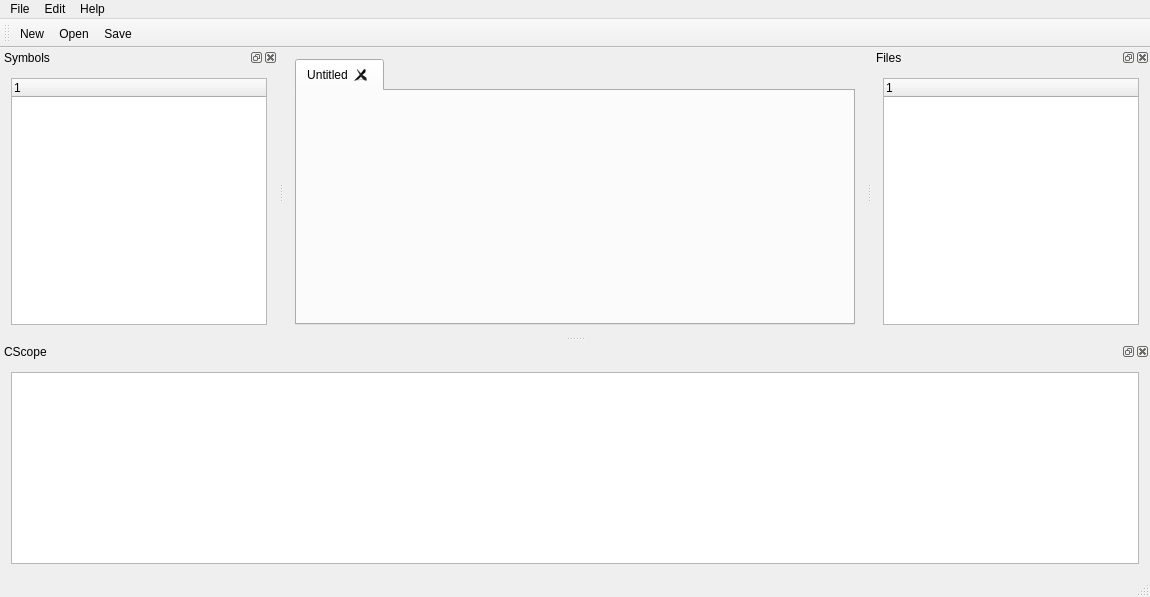
<?xml version="1.0" encoding="UTF-8"?>
<ui version="4.0">
 <class>MainWindow</class>
 <widget class="QMainWindow" name="MainWindow">
  <property name="geometry">
   <rect>
    <x>0</x>
    <y>0</y>
    <width>1150</width>
    <height>597</height>
   </rect>
  </property>
  <property name="windowTitle">
   <string>KScope-NG</string>
  </property>
  <widget class="QWidget" name="centralWidget">
   <layout class="QGridLayout" name="gridLayout_2">
    <item row="0" column="0">
     <widget class="QTabWidget" name="tabWidget">
      <property name="tabShape">
       <enum>QTabWidget::Rounded</enum>
      </property>
      <property name="currentIndex">
       <number>0</number>
      </property>
      <property name="documentMode">
       <bool>false</bool>
      </property>
      <property name="tabsClosable">
       <bool>true</bool>
      </property>
      <property name="movable">
       <bool>true</bool>
      </property>
      <widget class="QWidget" name="tab">
       <attribute name="title">
        <string>Untitled</string>
       </attribute>
       <layout class="QHBoxLayout" name="horizontalLayout_3"/>
      </widget>
     </widget>
    </item>
   </layout>
  </widget>
  <widget class="QMenuBar" name="menuBar">
   <property name="geometry">
    <rect>
     <x>0</x>
     <y>0</y>
     <width>1150</width>
     <height>25</height>
    </rect>
   </property>
   <widget class="QMenu" name="menuEdit">
    <property name="title">
     <string>Edit</string>
    </property>
   </widget>
   <widget class="QMenu" name="menuHelp">
    <property name="title">
     <string>Help</string>
    </property>
   </widget>
   <widget class="QMenu" name="menuFile">
    <property name="title">
     <string>File</string>
    </property>
    <addaction name="actionNew"/>
    <addaction name="actionOpen"/>
    <addaction name="actionSave"/>
    <addaction name="actionExit"/>
   </widget>
   <addaction name="menuFile"/>
   <addaction name="menuEdit"/>
   <addaction name="menuHelp"/>
  </widget>
  <widget class="QToolBar" name="mainToolBar">
   <property name="windowTitle">
    <string>Main Toolbar</string>
   </property>
   <attribute name="toolBarArea">
    <enum>TopToolBarArea</enum>
   </attribute>
   <attribute name="toolBarBreak">
    <bool>false</bool>
   </attribute>
   <addaction name="actionNew"/>
   <addaction name="actionOpen"/>
   <addaction name="actionSave"/>
  </widget>
  <widget class="QStatusBar" name="statusBar">
   <property name="toolTip">
    <string/>
   </property>
   <property name="statusTip">
    <string/>
   </property>
  </widget>
  <widget class="QDockWidget" name="dockWidget_11">
   <property name="windowTitle">
    <string>CScope</string>
   </property>
   <attribute name="dockWidgetArea">
    <number>8</number>
   </attribute>
   <widget class="QWidget" name="dockWidgetContents_16">
    <layout class="QHBoxLayout" name="horizontalLayout_4">
     <item>
      <widget class="QTableWidget" name="tableWidget_2"/>
     </item>
    </layout>
   </widget>
  </widget>
  <widget class="QDockWidget" name="dockWidget_12">
   <property name="windowTitle">
    <string>Files</string>
   </property>
   <attribute name="dockWidgetArea">
    <number>2</number>
   </attribute>
   <widget class="QWidget" name="dockWidgetContents_17">
    <layout class="QVBoxLayout" name="verticalLayout_10">
     <item>
      <widget class="QTreeWidget" name="treeWidget_8">
       <column>
        <property name="text">
         <string notr="true">1</string>
        </property>
       </column>
      </widget>
     </item>
    </layout>
   </widget>
  </widget>
  <widget class="QDockWidget" name="dockWidget_14">
   <property name="windowTitle">
    <string>Symbols</string>
   </property>
   <attribute name="dockWidgetArea">
    <number>1</number>
   </attribute>
   <widget class="QWidget" name="dockWidgetContents_19">
    <layout class="QVBoxLayout" name="verticalLayout_9">
     <item>
      <widget class="QTreeWidget" name="treeWidget_7">
       <column>
        <property name="text">
         <string notr="true">1</string>
        </property>
       </column>
      </widget>
     </item>
    </layout>
   </widget>
  </widget>
  <action name="actionNew">
   <property name="text">
    <string>New</string>
   </property>
   <property name="shortcut">
    <string>Ctrl+N</string>
   </property>
  </action>
  <action name="actionOpen">
   <property name="text">
    <string>Open</string>
   </property>
   <property name="shortcut">
    <string>Ctrl+O</string>
   </property>
  </action>
  <action name="actionExit">
   <property name="text">
    <string>Exit</string>
   </property>
   <property name="shortcut">
    <string>Ctrl+Q</string>
   </property>
  </action>
  <action name="actionSave">
   <property name="text">
    <string>Save</string>
   </property>
   <property name="shortcut">
    <string>Ctrl+S</string>
   </property>
  </action>
 </widget>
 <layoutdefault spacing="6" margin="11"/>
 <resources/>
 <connections>
  <connection>
   <sender>actionExit</sender>
   <signal>triggered()</signal>
   <receiver>MainWindow</receiver>
   <slot>close()</slot>
   <hints>
    <hint type="sourcelabel">
     <x>-1</x>
     <y>-1</y>
    </hint>
    <hint type="destinationlabel">
     <x>574</x>
     <y>298</y>
    </hint>
   </hints>
  </connection>
 </connections>
</ui>
